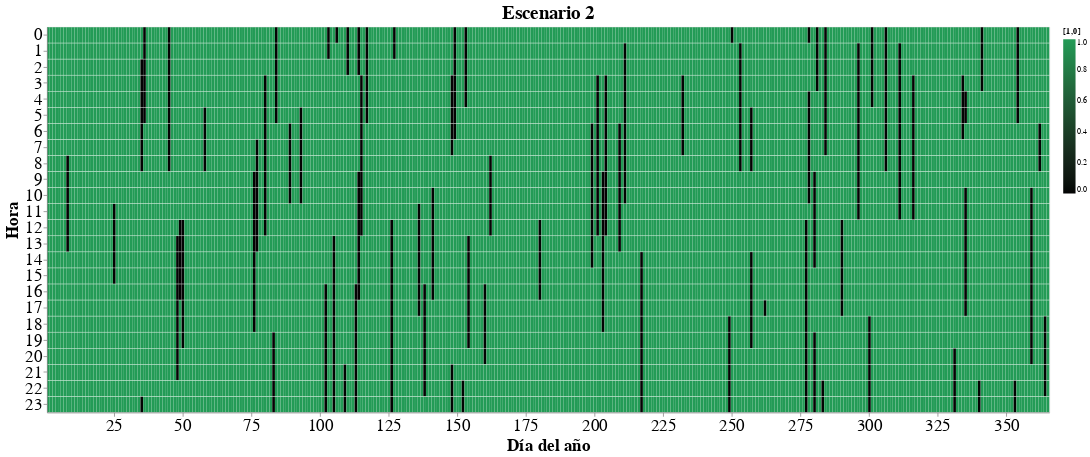

Source (notebook cell):
### Code cell
fig = createfig_heatmap(av_scens, "scen2", True, '[1,0]', "Escenario 2")
fig.save('scen2.html')
fig

### Figure 1 — Vega-Lite specification as saved in the notebook (floating-point values rounded to 4 significant figures; data arrays with more than 128 entries replaced by an {"elided": "..."} marker saying what was removed)
{"config": {"view": {"continuousWidth": 400, "continuousHeight": 300}, "axis": {"labelFontSize": 22, "titleFontSize": 22}, "scale": {"bandPaddingInner": 0.03}, "title": {"fontSize": 24}}, "data": {"name": "data-c769aeff8054ebcdb0322ac5139571ec"}, "mark": "rect", "encoding": {"color": {"field": "scen2", "scale": {"domain": [0, 1], "range": ["#030303", "#239B56"], "type": "linear"}, "title": "[1,0]", "type": "quantitative"}, "tooltip": {"field": "tooltip", "type": "nominal"}, "x": {"axis": {"labelAngle": 0, "values": [0.0, 25.0, 50.0, 75.0, 100.0, 125.0, 150.0, 175.0, 200.0, 225.0, 250.0, 275.0, 300.0, 325.0, 350.0]}, "field": "day_of_year", "title": "Día del año", "type": "ordinal"}, "y": {"field": "Hora", "title": "Hora", "type": "ordinal"}}, "height": 500, "title": "Escenario 2", "width": 1300, "$schema": "https://vega.github.io/schema/vega-lite/v4.17.0.json", "datasets": {"data-c769aeff8054ebcdb0322ac5139571ec": {"elided": "8760 records"}}}
